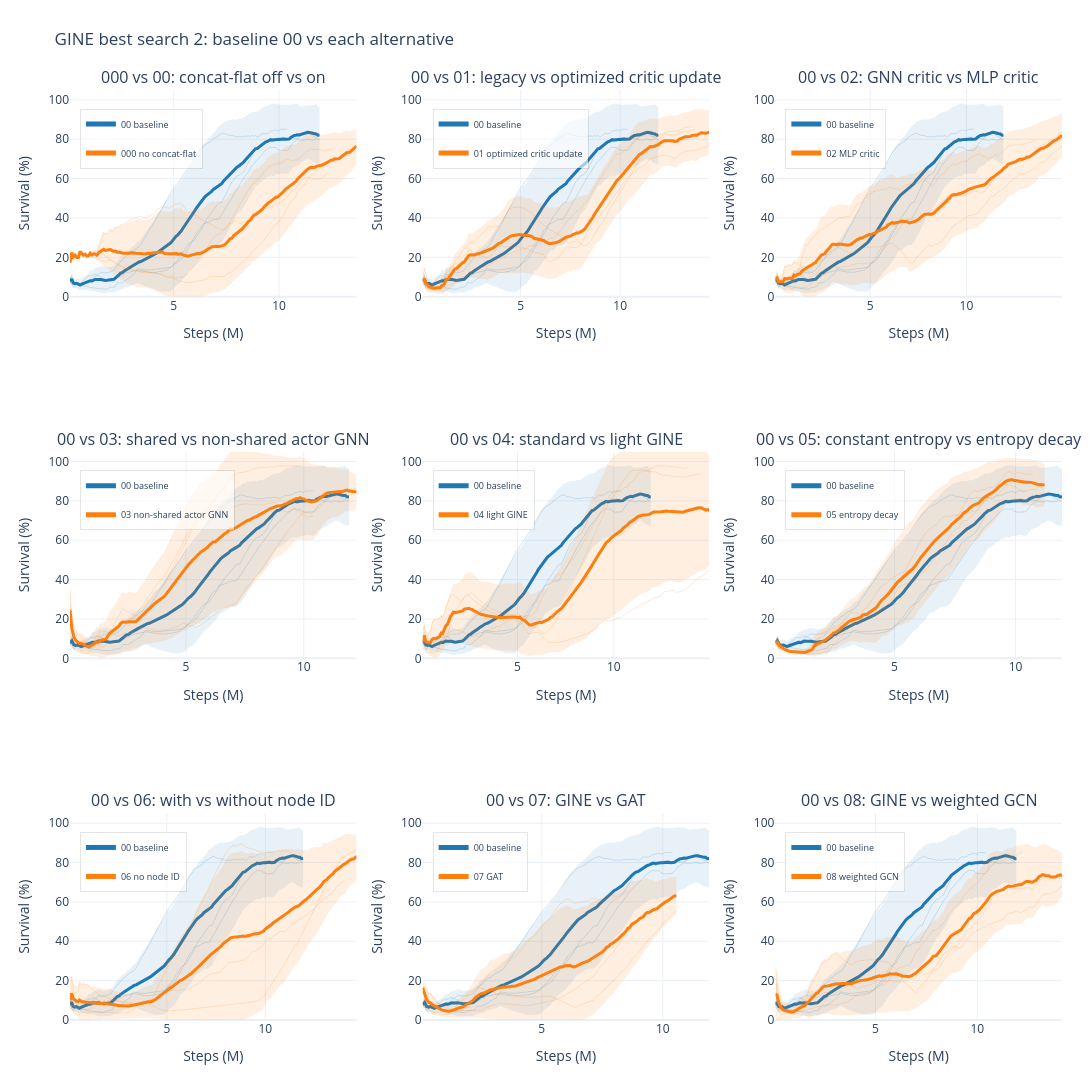

Notebook cell for this chart:
### Code cell
# GINE best-search 2: baseline 00 against every other seed-averaged family.
# Run the W&B download/cache cells first so history_df contains these histories.

GINE_BEST2_SEEDS = (0, 1, 2)
GINE_BEST2_BASELINE_PREFIX = "best_00_shared_actor_gnn_gine_a4_concat_flat_critic_gnn_legacy_update"
GINE_BEST2_BASELINE_LABEL = "00 baseline"
GINE_BEST2_BASELINE_COLOR = "#1f77b4"
GINE_BEST2_COMPARE_COLOR = "#ff7f0e"

GINE_BEST2_COMPARISONS = [
    (
        "000 vs 00: concat-flat off vs on",
        "best_000_shared_actor_gnn_gine_a4_no_concat_flat_critic_gnn_legacy_update",
        "000 no concat-flat",
    ),
    (
        "00 vs 01: legacy vs optimized critic update",
        "best_01_shared_actor_gnn_gine_a4_concat_flat_critic_gnn_optcritic",
        "01 optimized critic update",
    ),
    (
        "00 vs 02: GNN critic vs MLP critic",
        "best_02_shared_actor_gnn_gine_a4_concat_flat_critic_mlp_legacy_update",
        "02 MLP critic",
    ),
    (
        "00 vs 03: shared vs non-shared actor GNN",
        "best_03_nonshared_actor_gnn_gine_a4_concat_flat_critic_gnn_legacy_update",
        "03 non-shared actor GNN",
    ),
    (
        "00 vs 04: standard vs light GINE",
        "best_04_shared_actor_gnn_light_gine_a4_concat_flat_critic_gnn_legacy_update",
        "04 light GINE",
    ),
    (
        "00 vs 05: constant entropy vs entropy decay",
        "best_05_shared_actor_gnn_gine_a4_entropy_decay_concat_flat_critic_gnn_legacy_update",
        "05 entropy decay",
    ),
    (
        "00 vs 06: with vs without node ID",
        "best_06_shared_actor_gnn_gine_a4_no_node_id_concat_flat_critic_gnn_legacy_update",
        "06 no node ID",
    ),
    (
        "00 vs 07: GINE vs GAT",
        "best_07_shared_actor_gnn_gat_a4_concat_flat_critic_gnn_legacy_update",
        "07 GAT",
    ),
    (
        "00 vs 08: GINE vs weighted GCN",
        "best_08_shared_actor_gnn_weighted_gcn_a4_concat_flat_critic_gnn_legacy_update",
        "08 weighted GCN",
    ),
]


def gine_best2_seeded_runs(prefix, seeds=GINE_BEST2_SEEDS):
    return [f"{prefix}_s{seed}" for seed in seeds]


def resolve_gine_best2_seeded_runs(prefix, seeds=GINE_BEST2_SEEDS, history=None):
    """Resolve exact config names to run names available in history_df, with a small fallback."""
    requested = gine_best2_seeded_runs(prefix, seeds=seeds)
    history = _get_history(history)
    available = available_run_names(history=history)
    available_set = set(available)
    resolved = []
    missing = []

    for name in requested:
        if name in available_set:
            resolved.append(name)
            continue
        substring_matches = [candidate for candidate in available if name in candidate or candidate in name]
        if substring_matches:
            resolved.append(sorted(substring_matches, key=lambda candidate: (len(candidate), candidate))[0])
        else:
            missing.append(name)

    if missing:
        print(f"Missing {len(missing)} seed run(s) for {prefix}:")
        for name in missing:
            print(f"  - {name}")
    return resolved


def gine_best2_mean_specs(other_prefix, other_label, seeds=GINE_BEST2_SEEDS):
    baseline_runs = resolve_gine_best2_seeded_runs(GINE_BEST2_BASELINE_PREFIX, seeds=seeds)
    other_runs = resolve_gine_best2_seeded_runs(other_prefix, seeds=seeds)
    return {
        GINE_BEST2_BASELINE_LABEL: mean_curve(
            baseline_runs,
            color=GINE_BEST2_BASELINE_COLOR,
            dash="solid",
            width=3,
            member_alpha=0.18,
            std_alpha=0.10,
        ),
        other_label: mean_curve(
            other_runs,
            color=GINE_BEST2_COMPARE_COLOR,
            dash="solid",
            width=3,
            member_alpha=0.18,
            std_alpha=0.12,
        ),
    }


gine_best2_mean_groups = {}
for title, other_prefix, other_label in GINE_BEST2_COMPARISONS:
    specs = gine_best2_mean_specs(other_prefix, other_label)
    if all(spec["runs"] for spec in specs.values()):
        gine_best2_mean_groups[title] = specs
    else:
        print(f"Skipping {title}: at least one side has no resolved runs.")

if not gine_best2_mean_groups:
    raise RuntimeError("No GINE best-search 2 comparisons could be built from history_df.")

fig_gine_best2 = plot_run_mean_groups(
    gine_best2_mean_groups,
    split="test",
    smooth=50,
    title="GINE best search 2: baseline 00 vs each alternative",
    ncols=3,
    subplot_height=360,
    width=1700,
    y_range=[0, 105],
    show_members=True,
    show_std=True,
    save_name="gine_best_search2_baseline_comparisons",
)
fig_gine_best2
